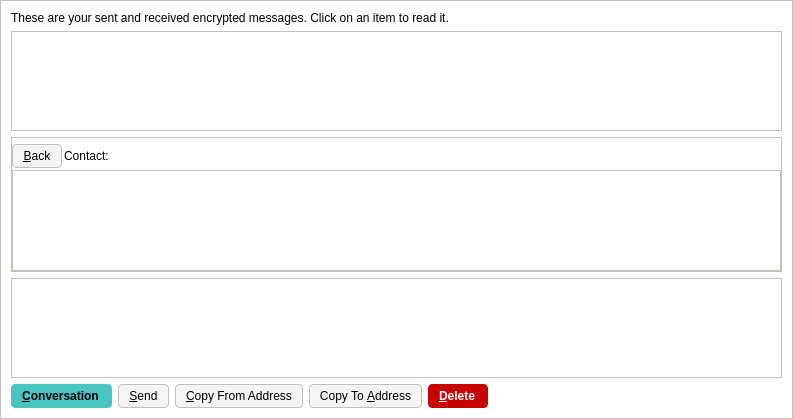
<?xml version="1.0" encoding="UTF-8"?>
<ui version="4.0">
 <class>MessagePage</class>
 <widget class="QWidget" name="MessagePage">
  <property name="geometry">
   <rect>
    <x>0</x>
    <y>0</y>
    <width>793</width>
    <height>419</height>
   </rect>
  </property>
  <property name="windowTitle">
   <string>Address Book</string>
  </property>
  <property name="styleSheet">
   <string notr="true">background-color: rgb(255, 255, 255); color: rgb(0,0,0); border: 1px solid #c4c1bd;</string>
  </property>
  <layout class="QVBoxLayout" name="verticalLayout_2">
   <item>
    <widget class="QLabel" name="labelExplanation">
     <property name="styleSheet">
      <string notr="true">border: 0;</string>
     </property>
     <property name="text">
      <string>These are your sent and received encrypted messages. Click on an item to read it.</string>
     </property>
     <property name="textFormat">
      <enum>Qt::PlainText</enum>
     </property>
     <property name="wordWrap">
      <bool>true</bool>
     </property>
    </widget>
   </item>
   <item>
    <widget class="QTableView" name="tableView">
     <property name="contextMenuPolicy">
      <enum>Qt::CustomContextMenu</enum>
     </property>
     <property name="toolTip">
      <string>Click on a message to view it</string>
     </property>
     <property name="tabKeyNavigation">
      <bool>false</bool>
     </property>
     <property name="alternatingRowColors">
      <bool>true</bool>
     </property>
     <property name="selectionMode">
      <enum>QAbstractItemView::SingleSelection</enum>
     </property>
     <property name="selectionBehavior">
      <enum>QAbstractItemView::SelectRows</enum>
     </property>
     <property name="sortingEnabled">
      <bool>true</bool>
     </property>
     <attribute name="verticalHeaderVisible">
      <bool>false</bool>
     </attribute>
    </widget>
   </item>
   <item>
    <layout class="QVBoxLayout" name="verticalLayout">
     <item>
      <widget class="QGroupBox" name="messageDetails">
       <property name="title">
        <string/>
       </property>
       <layout class="QVBoxLayout" name="verticalLayout_4">
        <property name="spacing">
         <number>2</number>
        </property>
        <property name="leftMargin">
         <number>0</number>
        </property>
        <property name="topMargin">
         <number>6</number>
        </property>
        <property name="rightMargin">
         <number>0</number>
        </property>
        <property name="bottomMargin">
         <number>0</number>
        </property>
        <item>
         <layout class="QHBoxLayout" name="horizontalLayout_3">
          <item>
           <widget class="QPushButton" name="backButton">
            <property name="styleSheet">
             <string notr="true">background-color: rgb(245, 245, 245);
border-radius: 4px;
border: 1px solid #c4c1bd;
font-weight: 400;
padding: 4px;
padding-left: 10px;
padding-right: 10px;
icon-size: 0;</string>
            </property>
            <property name="text">
             <string>&amp;Back</string>
            </property>
            <property name="icon">
             <iconset resource="../bitcoin.qrc">
              <normaloff>:/icons/quit</normaloff>:/icons/quit</iconset>
            </property>
           </widget>
          </item>
          <item>
           <widget class="QLabel" name="labelContact">
            <property name="styleSheet">
             <string notr="true">border: 0;</string>
            </property>
            <property name="text">
             <string>Contact:</string>
            </property>
           </widget>
          </item>
          <item>
           <widget class="QLabel" name="contactLabel">
            <property name="styleSheet">
             <string notr="true">border: 0;</string>
            </property>
            <property name="text">
             <string/>
            </property>
           </widget>
          </item>
          <item>
           <spacer name="horizontalSpacer_3">
            <property name="orientation">
             <enum>Qt::Horizontal</enum>
            </property>
            <property name="sizeHint" stdset="0">
             <size>
              <width>40</width>
              <height>20</height>
             </size>
            </property>
           </spacer>
          </item>
         </layout>
        </item>
        <item>
         <widget class="QListView" name="listConversation">
          <property name="styleSheet">
           <string notr="true">#listConversation { color: #000000; }</string>
          </property>
         </widget>
        </item>
        <item>
         <layout class="QVBoxLayout" name="verticalLayout_3"/>
        </item>
       </layout>
      </widget>
     </item>
     <item>
      <widget class="MRichTextEdit" name="messageEdit" native="true">
       <property name="minimumSize">
        <size>
         <width>0</width>
         <height>100</height>
        </size>
       </property>
      </widget>
     </item>
     <item>
      <layout class="QHBoxLayout" name="horizontalLayout">
       <item>
        <widget class="QPushButton" name="newButton">
         <property name="styleSheet">
          <string notr="true">background-color: rgb(74, 195, 195);
color: rgb(0,0,0);
border-radius: 4px;
border-color:  rgb(74, 195, 195);
font-weight: 600;
padding: 4px;
padding-left: 10px;
padding-right: 12px;
icon-size: 0;</string>
         </property>
         <property name="text">
          <string>&amp;Conversation</string>
         </property>
         <property name="icon">
          <iconset resource="../bitcoin.qrc">
           <normaloff>:/icons/add</normaloff>:/icons/add</iconset>
         </property>
        </widget>
       </item>
       <item>
        <widget class="QPushButton" name="sendButton">
         <property name="toolTip">
          <string>Sign a message to prove you own a Piratecash address</string>
         </property>
         <property name="styleSheet">
          <string notr="true">background-color: rgb(245, 245, 245);
border-radius: 4px;
border: 1px solid #c4c1bd;
font-weight: 400;
padding: 4px;
padding-left: 10px;
padding-right: 10px;
icon-size: 0;</string>
         </property>
         <property name="text">
          <string>&amp;Send</string>
         </property>
         <property name="icon">
          <iconset resource="../bitcoin.qrc">
           <normaloff>:/icons/send</normaloff>:/icons/send</iconset>
         </property>
        </widget>
       </item>
       <item>
        <widget class="QPushButton" name="copyFromAddressButton">
         <property name="toolTip">
          <string>Copy the currently selected address to the system clipboard</string>
         </property>
         <property name="styleSheet">
          <string notr="true">background-color: rgb(245, 245, 245);
border-radius: 4px;
border: 1px solid #c4c1bd;
font-weight: 400;
padding: 4px;
padding-left: 10px;
padding-right: 10px;
icon-size: 0;</string>
         </property>
         <property name="text">
          <string>&amp;Copy From Address</string>
         </property>
         <property name="icon">
          <iconset resource="../bitcoin.qrc">
           <normaloff>:/icons/editcopy</normaloff>:/icons/editcopy</iconset>
         </property>
        </widget>
       </item>
       <item>
        <widget class="QPushButton" name="copyToAddressButton">
         <property name="toolTip">
          <string>Copy the currently selected address to the system clipboard</string>
         </property>
         <property name="styleSheet">
          <string notr="true">background-color: rgb(245, 245, 245);
border-radius: 4px;
border: 1px solid #c4c1bd;
font-weight: 400;
padding: 4px;
padding-left: 10px;
padding-right: 10px;
icon-size: 0;</string>
         </property>
         <property name="text">
          <string>Copy To &amp;Address</string>
         </property>
         <property name="icon">
          <iconset resource="../bitcoin.qrc">
           <normaloff>:/icons/editcopy</normaloff>:/icons/editcopy</iconset>
         </property>
        </widget>
       </item>
       <item>
        <widget class="QPushButton" name="deleteButton">
         <property name="toolTip">
          <string>Delete the currently selected address from the list</string>
         </property>
         <property name="styleSheet">
          <string notr="true">background-color: #c80000;
color: rgb(255, 255, 255);
border-radius: 4px;
border-color:  #c80000;
font-weight: 600;
padding: 4px;
padding-left: 10px;
padding-right: 12px;
icon-size: 0;</string>
         </property>
         <property name="text">
          <string>&amp;Delete</string>
         </property>
         <property name="icon">
          <iconset resource="../bitcoin.qrc">
           <normaloff>:/icons/remove</normaloff>:/icons/remove</iconset>
         </property>
        </widget>
       </item>
       <item>
        <spacer name="horizontalSpacer">
         <property name="orientation">
          <enum>Qt::Horizontal</enum>
         </property>
         <property name="sizeHint" stdset="0">
          <size>
           <width>40</width>
           <height>20</height>
          </size>
         </property>
        </spacer>
       </item>
      </layout>
     </item>
    </layout>
   </item>
  </layout>
 </widget>
 <customwidgets>
  <customwidget>
   <class>MRichTextEdit</class>
   <extends>QWidget</extends>
   <header>mrichtextedit.h</header>
   <container>1</container>
  </customwidget>
 </customwidgets>
 <resources>
  <include location="../bitcoin.qrc"/>
 </resources>
 <connections/>
</ui>
